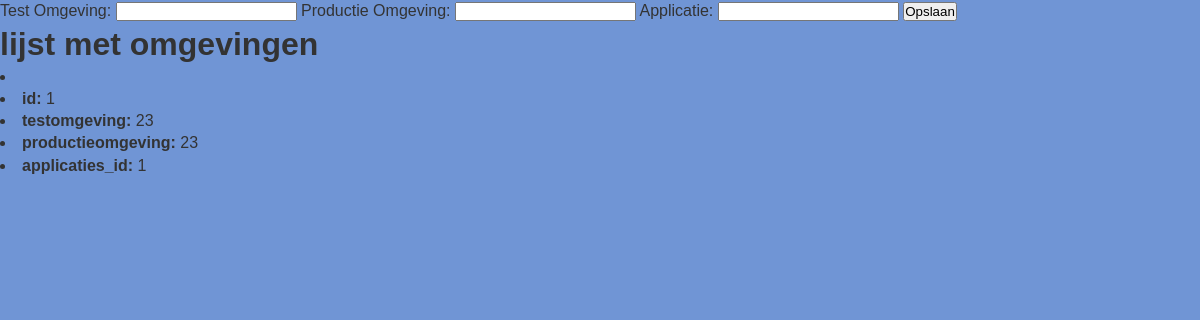
The app's page /applicaties/1/omgevingen with its own data.
### main.py (models this page shows, shortened)
class omgevingen(db.Model):
    __tablename__ = "omgevingen"
    id = db.Column(db.Integer, primary_key=True)
    test_omgeving = db.Column(db.String(120), nullable=False)
    productie_omgeving = db.Column(db.String(120), nullable=False)
    applicaties_id = db.Column(db.Integer, db.ForeignKey("applicaties.id"))
    applicatie = db.relationship(
        "applicaties", backref=db.backref("omgevingen", lazy=True)
    )

### main.py (the view, shortened to what this page needs)
@app.route("/applicaties/<applicaties_id>/omgevingen", methods=["GET", "POST"])
def saves_omgevingen(applicaties_id):
    omgeving = None
    if request.method == "GET":
        conn = sqlite3.connect("database.db")
        cur = conn.cursor()
        cur.execute(
            "SELECT * FROM omgevingen WHERE applicaties_id=?", (applicaties_id,)
        )
        result = cur.fetchone()
        if result:
            omgeving = {
                "id": result[0],
                "testomgeving": result[1],
                "productieomgeving": result[2],
                "applicaties_id": result[3],
            }
            return render_template("omgevingen.html", omgeving=omgeving)
        else:
            return render_template("omgevingen.html", omgeving={})

### templates/omgevingen.html (shortened to what this page needs)
<!DOCTYPE html>
<html lang="en">
<link rel="stylesheet" href="/static/style.css">
<head>
</head>
<body>
  <form action="/applicaties/<id>/omgevingen" method="post">
    <label for="test_omgeving">Test Omgeving:</label>
    <input type="text" name="test_omgeving" id="test_omgeving" required>
    <label for="productie_omgeving">Productie Omgeving:</label>
    <input type="text" name="productie_omgeving" id="productie_omgeving" required>
    <label for="applicaties_id">Applicatie:</label>
    <input type="text" name="applicaties_id" id="applicaties_id" required>
    <button type="submit">Opslaan</button>
  </form>
  <h1>lijst met omgevingen</h1>
  <li>
    {%if omgeving%}
    {% for key, value in omgeving.items() %}
  <li><strong>{{ key }}:</strong> {{ value }}</li>
  {% endfor %}
  {% endif %}
  </li>
</body>
</html>

### static/style.css (style rules this page uses)
*, *:before, *:after { box-sizing: border-box; margin: 0; padding: 0; }
body { font-size: 1.6rem; font-weight: 500; line-height: 1.38; background-color: #7095d5; word-break: normal; -webkit-flex-direction: column; flex-direction: column; -webkit-flex-basis: 100%; flex-basis: 100%; min-height: 100vh; }
html, body { -webkit-font-smoothing: antialiased; -moz-osx-font-smoothing: grayscale; min-width: 320px; min-height: 100%; }
html, body, .div-1 { position: right; }
a, input { -webkit-tap-highlight-color: rgba(0, 0, 0, 0); }
html { font-family: "Poppins", "Helvetica Neue", Helvetica, Arial, sans-serif; font-size: 10px; color: #333333; background-color: #7095d5; min-height: 100%; }
html { font-family: sans-serif; -ms-text-size-adjust: 100%; -webkit-text-size-adjust: 100%; }

### records on screen
omgevingen: key "testomgeving", test_omgeving "23", key "productieomgeving", productie_omgeving "23"

### other values on screen
{{ key }} "id" "applicaties_id"
{{ value }} "1" "1"
